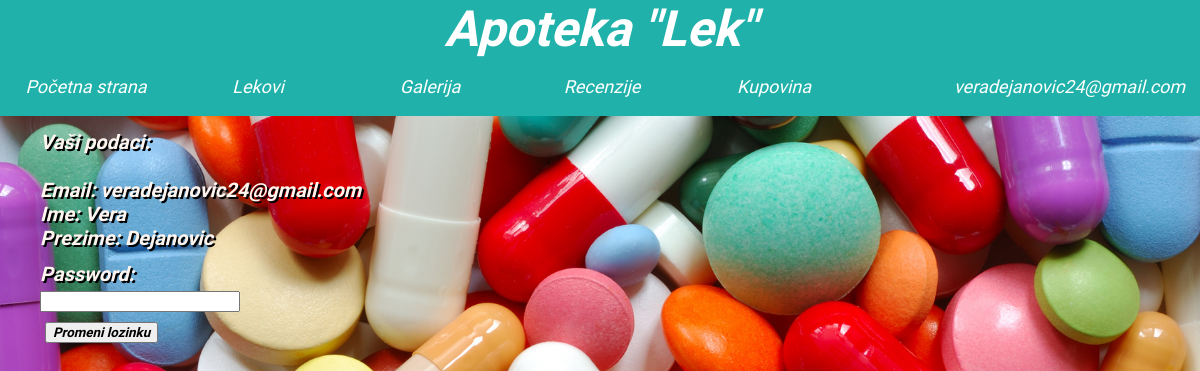
Page /profil.php (signed in) on the committed database.
### tables this page shows
CREATE TABLE IF NOT EXISTS `korisnici` (
  `Email` varchar(255) NOT NULL,
  `Ime` varchar(255) NOT NULL,
  `Prezime` varchar(255) NOT NULL,
  `Password` varchar(255) NOT NULL,
  PRIMARY KEY (`Email`)
);

### profil.php (the view, shortened to what this page needs)
<!DOCTYPE html>
<html>
<head>
<link rel="stylesheet" href="sajt.css" type="text/css">
</head>
<body class="pozadina">
<div class="prvi">
<h1 class="naslov">Apoteka "Lek"</h1>
</div>
<div>
<ul>
<li><a href="pocetna.php">Početna strana</a></li>
<li><a href="lekovi.php">Lekovi</a></li>
<li><a href="galerija.php">Galerija</a></li>
<li><a href="recenzije.php">Recenzije</a></li>
<li><a href="kupovina.php">Kupovina</a></li>
<li style="float:right;margin-right:90px;" class="padajucimeni"><a href="profil.php"><?php echo $_SESSION['em'] ?></a>
</li>
</ul>
</div>
<br>
<br>
<div>
<?php
require('konekcija.php');
$upit1="SELECT * FROM korisnici WHERE Email='".$_SESSION['em']."'";
$rez1=mysqli_query($konekcija,$upit1);
$podaci=mysqli_fetch_array($rez1);
$email=$podaci['Email'];
$ime=$podaci['Ime'];
$prezime=$podaci['Prezime'];
echo "<br><br><ol class='paragraf1'>Vaši podaci:<br><br> <li>Email: $email</li><br><li>Ime: $ime</li><br><li>Prezime: $prezime</li></ol>";
?>
<br>
<br>
<form autocomplete="on" class="forma" style="margin-left: 40px" name="forma" method="post" action="update.php">
<p class="paragraf1">Password: <input type="password" name="pass"></p>
<button type="submit" name="promenilozinku">Promeni lozinku</button>
</form>
</div>

### sajt.css (style rules this page uses)
* { margin:0; }
.naslov { text-align:center; font-family:Advent Pro; font-style:italic; font-size:50px; color:white; }
.prvi { background-color:lightseagreen; }
ul { list-style-type:none; margin:0; padding:0; background-color:lightseagreen; position:absolute; width:100%; }
li { float:left; display:inline-block; }
li a { display:block; color:white; text-align:center; padding:14px 16px; text-decoration:none; font-family:Advent Pro; font-style:italic; background:lightseagreen; width:140px; height:30px; line-height:30px; font-size:18px; }
.padajucimeni { position:relative; display:inline-block; }
.pozadina { background-image:url('medications.jpg'); background-size:cover; }
input[type=text],input[type=email],input[type=password] { display:block; margin-top:5px; margin-bottom:5px; font-family:Advent Pro; font-weight:bold; font-style:italic; }
input[type=submit], input[type=reset],button { font-family:Advent Pro; font-weight:bold; font-style:italic; margin-top:5px; margin-left:5px; }
.paragraf1 { font-family:Advent Pro; font-weight:bold; font-style:italic; font-size:20px; color:seashell; text-shadow: 2px 2px black; }

### rows in the picture
korisnici: Email "veradejanovic24@gmail.com", Ime "Vera", Prezime "Dejanovic"

### other values in the picture
$_SESSION['em'] "veradejanovic24@gmail.com"
